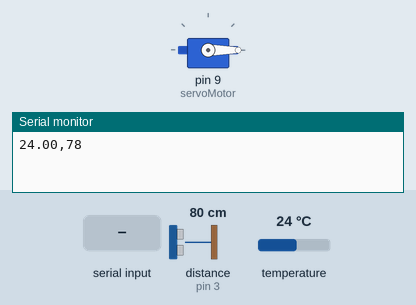
Bench run of a sketch on a simulated Arduino Uno, built with avr-gcc and run on an emulated ATmega328P. Parts: servo, the last lines printed to the serial monitor. Wiring (inferred from the names in the program): ultrasonic range finder: trigger pin 2; echo pin 3. The inputs (shaded band) are chosen by the test bench; at power-on: distance to the obstacle (sensor on pin 3) 80 cm, temperature 24 °C. The echo pulse lasts 58.3 µs per cm.

Above: at 1.5 s.
1.6 s: "S" received over Serial
At 2.9 s:
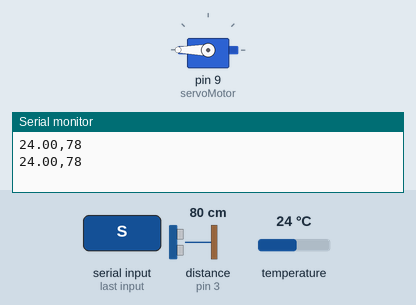
Timing chart, 0 to 5.2 s (numbered marks = the images above; inputs shaded):
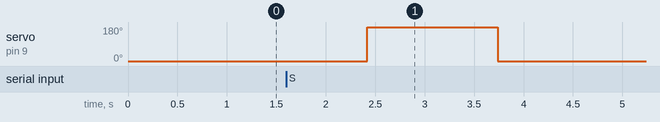

Measured:
- after the input at 1.6 s, servo on pin 9 (servoMotor): 0° → 180° after 0.82 s, → 0° 1.3 s later

The sketch:

proyecto_final.ino
```cpp
#include <OneWire.h>
#include <DallasTemperature.h>
#include <Servo.h>

// Declaramos la variable para controlar el servo
Servo servoMotor;

const int oneWirePin = 5;
const int Trigger = 2;   //Pin digital 2 para el Trigger del sensor
const int Echo = 3;   //Pin digital 3 para el Echo del sensor

float temp=0; //variable para guardar temperatura en grados centigrados
long t; //timepo que demora en llegar el eco
int d; //distancia en centimetros


OneWire oneWireBus(oneWirePin);
DallasTemperature sensor(&oneWireBus);

void setup() {
   Serial.begin(9600);
   sensor.begin();

   pinMode(Trigger, OUTPUT); //pin como salida
   pinMode(Echo, INPUT);  //pin como entrada
   digitalWrite(Trigger, LOW);//Inicializamos el pin con 0
   // Iniciamos el servo para que empiece a trabajar con el pin 9
   servoMotor.attach(9);
   servoMotor.write(0); //se inicializa el servo en 0 grados
}

void loop() {
   char buffer[25];
   char d1[5];
   char temp1[5];
   sensor.requestTemperatures();
   temp=sensor.getTempCByIndex(0);

  if(Serial.available()){ //if para saber si se está recibiendo un dato
    char data;            //variable para guardar el dato que se recibe
    data = Serial.read(); //se guarda el dato que se recibe
    if(data=='S'){        //si el dato es el esperado 'S'
      servoMotor.write(180); //se posicion el servo en 180 grados para
                              //accionar el dispensador de alimento
      delay(500);
    }else{
      servoMotor.write(0); //si no el servo permanece en cero grados
    }
  }else{
    servoMotor.write(0);
  }

   digitalWrite(Trigger, HIGH);
   delayMicroseconds(10);          //Enviamos un pulso de 10us
   digitalWrite(Trigger, LOW);

   t = pulseIn(Echo, HIGH); //obtenemos el ancho del pulso
   d = t/59;             //escalamos el tiempo a una distancia en cm

   //función para convertir un dato númerico a string
   //dtostrf(d,2,2,d1);
   dtostrf(temp,2,2,temp1);

   //se guardan los datos en el buffer para ser enviados
   sprintf(buffer,"%s,%i",temp1,d);

   //se envian las lecturas guardadas en el buffer
   Serial.println(buffer);

   delay(50);
}
```
